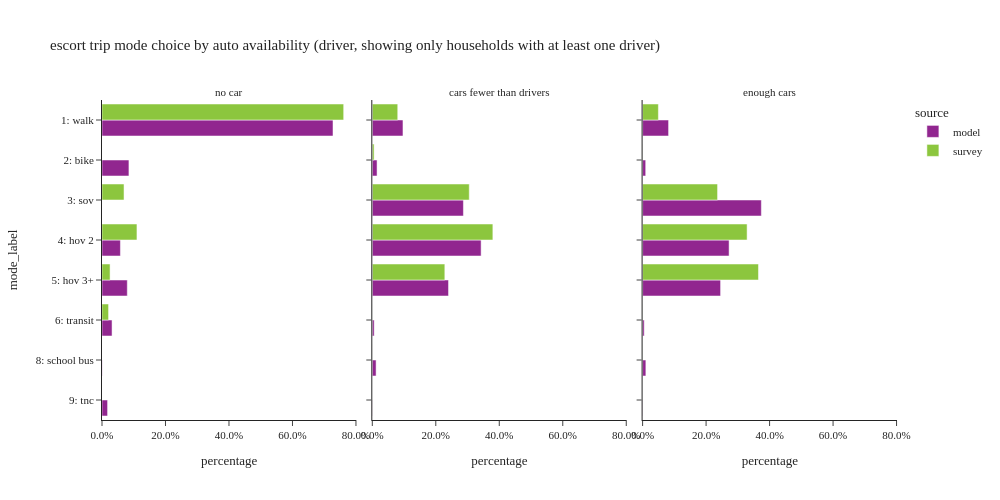

This figure's notebook cell:
### Code cell
plot_mode_choice(es_trip.filter(pl.col('auto_available_drivers') != "no dirver"), "auto_available_drivers",
                 {"auto_available_drivers": ["no car", "cars fewer than drivers", "enough cars"],
                  "mode_label": list(util.mode_cat.values())},
                 "auto availability (driver, showing only households with at least one driver)", 3, 500, 1000)

### Figure 1 — Plotly figure (JSON) as saved in the notebook; plotly's stock layout.template omitted (floating-point values rounded to 4 significant figures)
{"data": [{"alignmentgroup": "True", "customdata": [[29061], [3388], [2316], [3181], [1264], [25], [702]], "hovertemplate": "source=model<br>auto_available_drivers=no car<br>percentage=%{x}<br>mode_label=%{y}<br>sample count=%{customdata[0]}<extra></extra>", "legendgroup": "model", "marker": {"color": "#91268F", "pattern": {"shape": ""}}, "name": "model", "offsetgroup": "model", "orientation": "h", "showlegend": true, "textposition": "auto", "type": "bar", "x": [0.7277, 0.08483, 0.05799, 0.07965, 0.03165, 0.000626, 0.01758], "xaxis": "x", "y": ["1: walk", "2: bike", "4: hov 2", "5: hov 3+", "6: transit", "8: school bus", "9: tnc"], "yaxis": "y"}, {"alignmentgroup": "True", "customdata": [[1], [13], [2], [2], [1], [1]], "hovertemplate": "source=survey<br>auto_available_drivers=no car<br>percentage=%{x}<br>mode_label=%{y}<br>sample count=%{customdata[0]}<extra></extra>", "legendgroup": "survey", "marker": {"color": "#8CC63E", "pattern": {"shape": ""}}, "name": "survey", "offsetgroup": "survey", "orientation": "h", "showlegend": true, "textposition": "auto", "type": "bar", "x": [0.0131, 0.7613, 0.06939, 0.1101, 0.02543, 0.0207], "xaxis": "x", "y": [null, "1: walk", "3: sov", "4: hov 2", "5: hov 3+", "6: transit"], "yaxis": "y"}, {"alignmentgroup": "True", "customdata": [[50523], [7840], [150093], [179265], [125588], [3082], [6245], [346]], "hovertemplate": "source=model<br>auto_available_drivers=cars fewer than drivers<br>percentage=%{x}<br>mode_label=%{y}<br>sample count=%{customdata[0]}<extra></extra>", "legendgroup": "model", "marker": {"color": "#91268F", "pattern": {"shape": ""}}, "name": "model", "offsetgroup": "model", "orientation": "h", "showlegend": false, "textposition": "auto", "type": "bar", "x": [0.09661, 0.01499, 0.287, 0.3428, 0.2401, 0.005893, 0.01194, 0.0006616], "xaxis": "x2", "y": ["1: walk", "2: bike", "3: sov", "4: hov 2", "5: hov 3+", "6: transit", "8: school bus", "9: tnc"], "yaxis": "y2"}, {"alignmentgroup": "True", "customdata": [[2], [73], [17], [116], [159], [110], [1], [2]], "hovertemplate": "source=survey<br>auto_available_drivers=cars fewer than drivers<br>percentage=%{x}<br>mode_label=%{y}<br>sample count=%{customdata[0]}<extra></extra>", "legendgroup": "survey", "marker": {"color": "#8CC63E", "pattern": {"shape": ""}}, "name": "survey", "offsetgroup": "survey", "orientation": "h", "showlegend": false, "textposition": "auto", "type": "bar", "x": [0.0003276, 0.08013, 0.005653, 0.3054, 0.3798, 0.2285, 8.211e-05, 0.0001307], "xaxis": "x2", "y": [null, "1: walk", "2: bike", "3: sov", "4: hov 2", "5: hov 3+", "6: transit", "8: school bus"], "yaxis": "y2"}, {"alignmentgroup": "True", "customdata": [[90175], [10774], [412236], [300195], [270688], [5579], [11327], [1043]], "hovertemplate": "source=model<br>auto_available_drivers=enough cars<br>percentage=%{x}<br>mode_label=%{y}<br>sample count=%{customdata[0]}<extra></extra>", "legendgroup": "model", "marker": {"color": "#91268F", "pattern": {"shape": ""}}, "name": "model", "offsetgroup": "model", "orientation": "h", "showlegend": false, "textposition": "auto", "type": "bar", "x": [0.08183, 0.009777, 0.3741, 0.2724, 0.2456, 0.005063, 0.01028, 0.0009464], "xaxis": "x3", "y": ["1: walk", "2: bike", "3: sov", "4: hov 2", "5: hov 3+", "6: transit", "8: school bus", "9: tnc"], "yaxis": "y3"}, {"alignmentgroup": "True", "customdata": [[6], [52], [7], [240], [349], [302], [3], [1]], "hovertemplate": "source=survey<br>auto_available_drivers=enough cars<br>percentage=%{x}<br>mode_label=%{y}<br>sample count=%{customdata[0]}<extra></extra>", "legendgroup": "survey", "marker": {"color": "#8CC63E", "pattern": {"shape": ""}}, "name": "survey", "offsetgroup": "survey", "orientation": "h", "showlegend": false, "textposition": "auto", "type": "bar", "x": [0.01906, 0.0497, 0.0004893, 0.2361, 0.3292, 0.365, 0.0003068, 0.0001615], "xaxis": "x3", "y": [null, "1: walk", "2: bike", "3: sov", "4: hov 2", "5: hov 3+", "6: transit", "8: school bus"], "yaxis": "y3"}], "layout": {"annotations": [{"font": {}, "showarrow": false, "text": "no car", "x": 0.16, "xanchor": "center", "xref": "paper", "y": 1.0, "yanchor": "bottom", "yref": "paper"}, {"font": {}, "showarrow": false, "text": "cars fewer than drivers", "x": 0.5, "xanchor": "center", "xref": "paper", "y": 1.0, "yanchor": "bottom", "yref": "paper"}, {"font": {}, "showarrow": false, "text": "enough cars", "x": 0.84, "xanchor": "center", "xref": "paper", "y": 1.0, "yanchor": "bottom", "yref": "paper"}], "barmode": "group", "height": 500, "legend": {"title": {"text": "source"}, "tracegroupgap": 0}, "title": {"text": "escort trip mode choice by auto availability (driver, showing only households with at least one driver)"}, "width": 1000, "xaxis": {"anchor": "y", "domain": [0.0, 0.32], "tickformat": ".1%", "title": {"text": "percentage"}}, "xaxis2": {"anchor": "y2", "domain": [0.34, 0.66], "matches": "x", "tickformat": ".1%", "title": {"text": "percentage"}}, "xaxis3": {"anchor": "y3", "domain": [0.68, 1.0], "matches": "x", "tickformat": ".1%", "title": {"text": "percentage"}}, "yaxis": {"anchor": "x", "categoryarray": ["9: tnc", "8: school bus", "6: transit", "5: hov 3+", "4: hov 2", "3: sov", "2: bike", "1: walk"], "categoryorder": "array", "domain": [0.0, 1.0], "title": {"text": "mode_label"}}, "yaxis2": {"anchor": "x2", "domain": [0.0, 1.0], "matches": "y", "showticklabels": false}, "yaxis3": {"anchor": "x3", "domain": [0.0, 1.0], "matches": "y", "showticklabels": false}}}
